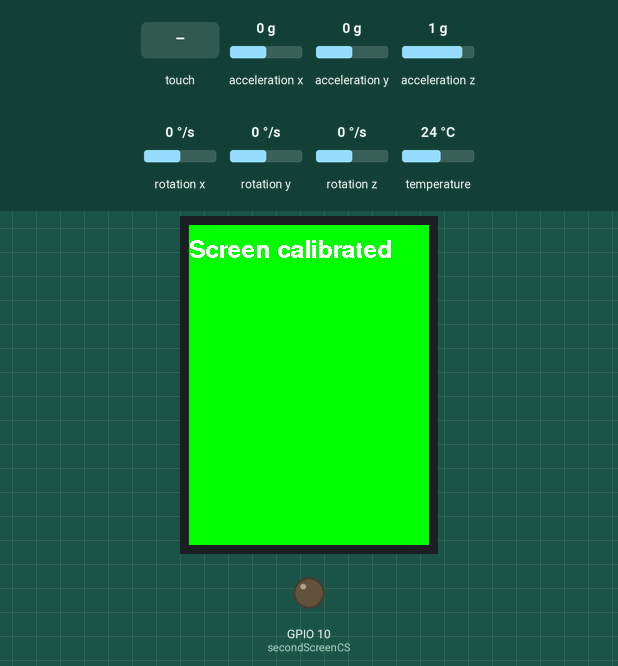
This sketch was run on a simulated ESP32-S3. On the bench: 240×320 colour display, output pins drawn as LEDs (lit = HIGH). The inputs (shaded band) are chosen by the test bench; at power-on: acceleration x 0 g, acceleration y 0 g, acceleration z 1 g, rotation x 0 °/s, rotation y 0 °/s, rotation z 0 °/s, temperature 24 °C. Storage starts empty; pins used as bus, display or sensor lines are not drawn; what the sketch prints to the serial monitor is not drawn.

Above: at 1.9 s.
2.0 s: screen touched at 13 % across, 30 % down
At 2.8 s:
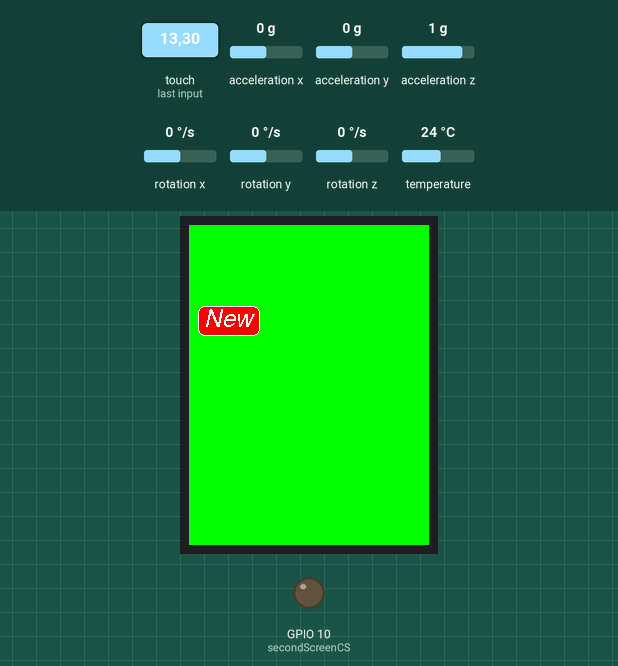
3.6 s: screen touched at 87 % across, 90 % down
At 4.3 s:
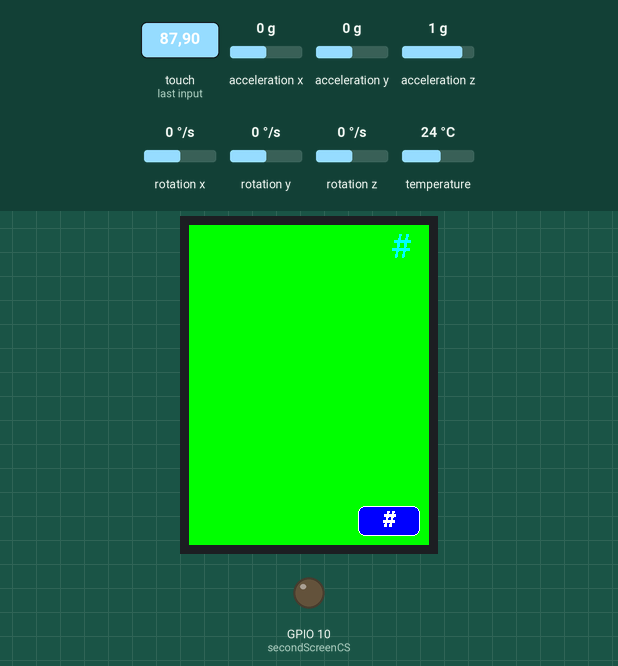
5.2 s: screen touched at 87 % across, 30 % down
At 6.4 s:
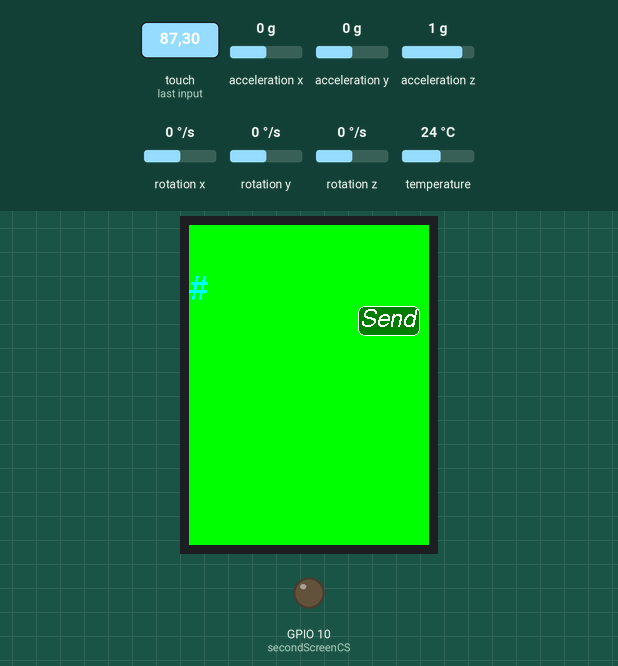
6.8 s: screen touched at 38 % across, 30 % down
At 7.5 s:
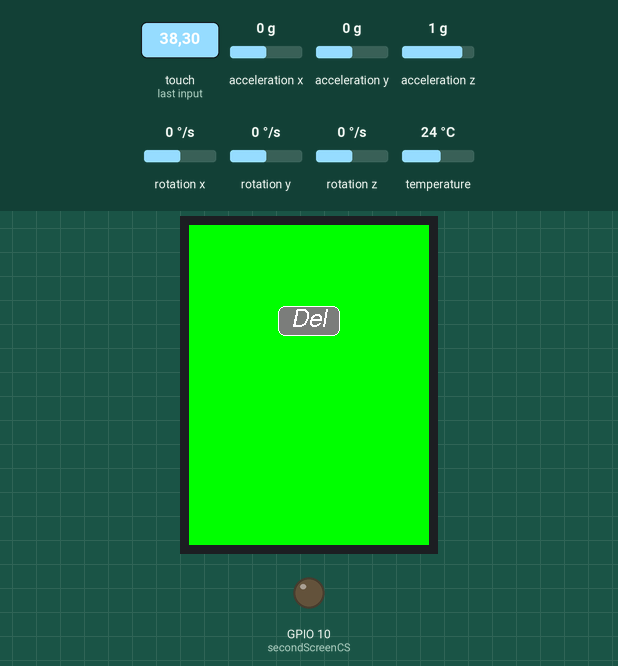
8.4 s: screen touched at 13 % across, 50 % down
At 8.9 s:
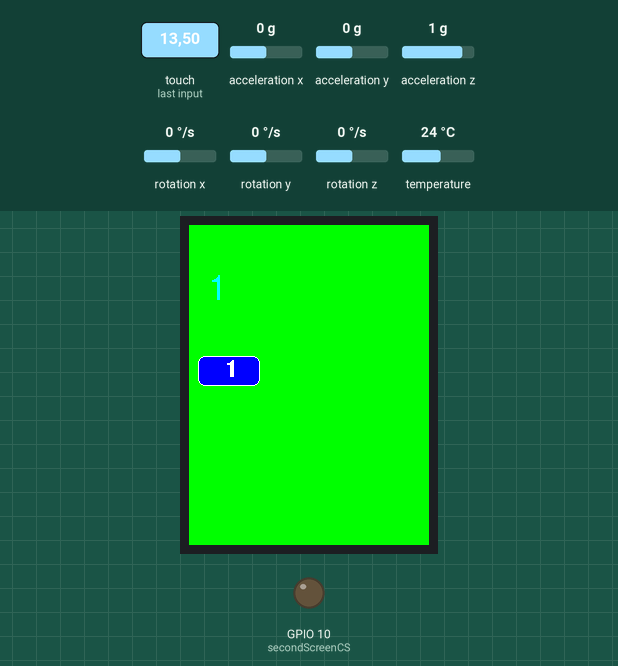
10.0 s: screen touched at 62 % across, 30 % down
At 10.9 s:
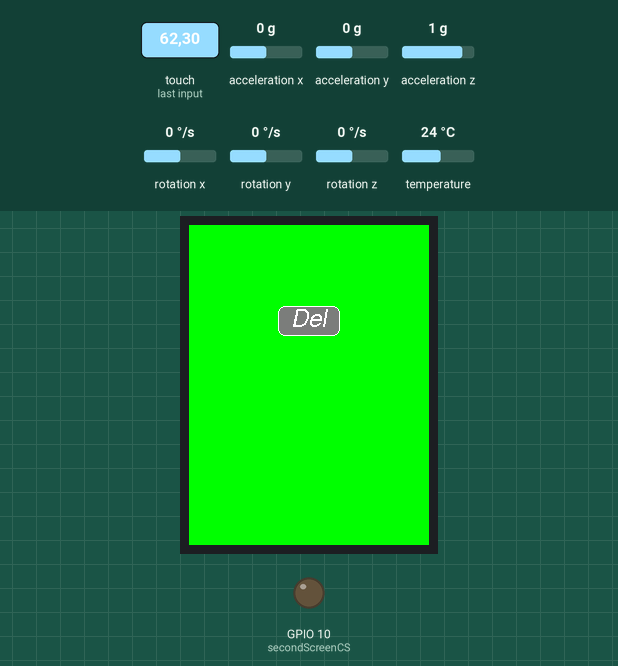
Timing chart, 0 to 12.5 s (numbered marks = the images above; inputs shaded):
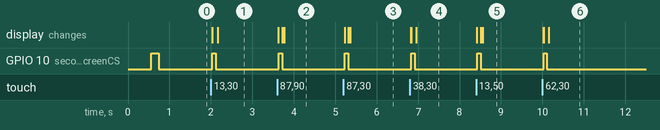

Measured:
- after the input at 2.0 s, GPIO 10 (secondScreenCS): LOW → HIGH at once, → LOW 0.08 s later; the display: first changes at once (image 1 shows a later state)
- after the input at 3.6 s, GPIO 10 (secondScreenCS): LOW → HIGH at once, → LOW 0.08 s later; the display: first changes at once (image 2 shows a later state)
- after the input at 5.2 s, GPIO 10 (secondScreenCS): LOW → HIGH at once, → LOW 0.08 s later; the display: first changes at once (image 3 shows a later state)
- after the input at 6.8 s, GPIO 10 (secondScreenCS): LOW → HIGH at once, → LOW 0.08 s later; the display: first changes at once (image 4 shows a later state)
- after the input at 8.4 s, GPIO 10 (secondScreenCS): LOW → HIGH at once, → LOW 0.08 s later; the display: first changes at once (image 5 shows a later state)
- after the input at 10.0 s, GPIO 10 (secondScreenCS): LOW → HIGH at once, → LOW 0.08 s later; the display: first changes at once (image 6 shows a later state)

The sketch:

DoubleDisplay_Touch.ino
```cpp
/*
  The TFT_eSPI library incorporates an Adafruit_GFX compatible
  button handling class, this sketch is based on the Arduin-o-phone
  example.

  This example displays a keypad where numbers can be entered and
  sent to the Serial Monitor window.

  The sketch has been tested on the ESP8266 (which supports SPIFFS)

  The minimum screen size is 320 x 240 as that is the keypad size.
*/

// The SPIFFS (FLASH filing system) is used to hold touch screen
// calibration data

#include "FS.h"

#include <SPI.h>
#include <TFT_eSPI.h>      // Hardware-specific library

#define firstScreenCS 9
#define secondScreenCS 10

TFT_eSPI tft = TFT_eSPI(); // Invoke custom library

#include <Adafruit_MPU6050.h>
#include <Adafruit_Sensor.h>
#include <Wire.h>

Adafruit_MPU6050 mpu;

int sda_pin = 17; // GPIO8 as I2C SDA
int scl_pin = 18; // GPIO9 as I2C SCL

bool disp = false;
bool hasRun = false;
int timer = 0;

// This is the file name used to store the calibration data
// You can change this to create new calibration files.
// The SPIFFS file name must start with "/".
#define CALIBRATION_FILE "/TouchCalData1"

// Set REPEAT_CAL to true instead of false to run calibration
// again, otherwise it will only be done once.
// Repeat calibration if you change the screen rotation.
#define REPEAT_CAL false

// Keypad start position, key sizes and spacing
#define KEY_X 40 // Centre of key
#define KEY_Y 96
#define KEY_W 62 // Width and height
#define KEY_H 30
#define KEY_SPACING_X 18 // X and Y gap
#define KEY_SPACING_Y 20
#define KEY_TEXTSIZE 1   // Font size multiplier

// Using two fonts since numbers are nice when bold
#define LABEL1_FONT &FreeSansOblique12pt7b // Key label font 1
#define LABEL2_FONT &FreeSansBold12pt7b    // Key label font 2

// Numeric display box size and location
#define DISP_X 1
#define DISP_Y 10
#define DISP_W 238
#define DISP_H 50
#define DISP_TSIZE 3
#define DISP_TCOLOR TFT_CYAN

// Number length, buffer for storing it and character index
#define NUM_LEN 12
char numberBuffer[NUM_LEN + 1] = "";
uint8_t numberIndex = 0;

// We have a status line for messages
#define STATUS_X 120 // Centred on this
#define STATUS_Y 65

int tolerance = 4;
char* hor[4] = {"A", "B", "F", "E"};
char* ver[4] = {"A", "C", "F", "D"};
uint16_t hcolors[4] = {TFT_RED, TFT_GREEN, TFT_VIOLET, TFT_BLUE,};
uint16_t vcolors[4] = {TFT_RED, TFT_YELLOW, TFT_VIOLET, TFT_ORANGE,};
int horstate = 0;
int verstate = 0;

// Create 15 keys for the keypad
char keyLabel[15][5] = {"New", "Del", "Send", "1", "2", "3", "4", "5", "6", "7", "8", "9", ".", "0", "#" };
uint16_t keyColor[15] = {TFT_RED, TFT_DARKGREY, TFT_DARKGREEN,
                         TFT_BLUE, TFT_BLUE, TFT_BLUE,
                         TFT_BLUE, TFT_BLUE, TFT_BLUE,
                         TFT_BLUE, TFT_BLUE, TFT_BLUE,
                         TFT_BLUE, TFT_BLUE, TFT_BLUE
                        };

// Invoke the TFT_eSPI button class and create all the button objects
TFT_eSPI_Button key[15];

//------------------------------------------------------------------------------------------

void setup() {
  // Use serial port
  Serial.begin(9600);

  pinMode(firstScreenCS, OUTPUT);
  digitalWrite(firstScreenCS, HIGH);

  pinMode(secondScreenCS, OUTPUT);
  digitalWrite(secondScreenCS, HIGH);

  // We need to 'init' both displays
  // at the same time. so set both cs pins low
  digitalWrite(firstScreenCS, LOW);
  digitalWrite(secondScreenCS, LOW);

  // Initialise the TFT screen
  tft.init();

  // Set both cs pins HIGH, or 'inactive'
  digitalWrite(firstScreenCS, HIGH);
  digitalWrite(secondScreenCS, HIGH);

  digitalWrite(secondScreenCS, LOW);

  // Set the rotation before we calibrate
  tft.setRotation(1);

  // Calibrate the touch screen and retrieve the scaling factors
  touch_calibrate();

  // Clear the screen
  tft.fillScreen(TFT_BLACK);

  // Draw keypad background
  tft.fillRect(0, 0, 240, 320, TFT_DARKGREY);

  // Draw number display area and frame
  tft.fillRect(DISP_X, DISP_Y, DISP_W, DISP_H, TFT_BLACK);
  tft.drawRect(DISP_X, DISP_Y, DISP_W, DISP_H, TFT_WHITE);

  // Draw keypad
  drawKeypad();

  digitalWrite(secondScreenCS, HIGH);

  digitalWrite(firstScreenCS, LOW);
  tft.setRotation(2);
  tft.fillScreen(TFT_GREEN);
  tft.print("Screen calibrated");
  // set the cs pin back to HIGH when finished
  // with this particular display
  digitalWrite(firstScreenCS, HIGH);

  Wire.setPins(sda_pin, scl_pin); // Set the I2C pins before begin
  Wire.begin(); // join i2c bus (address optional for master)

  Serial.begin(115200);
  while (!Serial)
    delay(10); // will pause Zero, Leonardo, etc until serial console opens

  Serial.println("Adafruit MPU6050 test!");

  // Try to initialize!
  if (!mpu.begin()) {
    Serial.println("Failed to find MPU6050 chip");
    while (1) {
      delay(10);
    }
  }
  Serial.println("MPU6050 Found!");

  mpu.setAccelerometerRange(MPU6050_RANGE_8_G);
  Serial.print("Accelerometer range set to: ");
  switch (mpu.getAccelerometerRange()) {
  case MPU6050_RANGE_2_G:
    Serial.println("+-2G");
    break;
  case MPU6050_RANGE_4_G:
    Serial.println("+-4G");
    break;
  case MPU6050_RANGE_8_G:
    Serial.println("+-8G");
    break;
  case MPU6050_RANGE_16_G:
    Serial.println("+-16G");
    break;
  }
  mpu.setGyroRange(MPU6050_RANGE_500_DEG);
  Serial.print("Gyro range set to: ");
  switch (mpu.getGyroRange()) {
  case MPU6050_RANGE_250_DEG:
    Serial.println("+- 250 deg/s");
    break;
  case MPU6050_RANGE_500_DEG:
    Serial.println("+- 500 deg/s");
    break;
  case MPU6050_RANGE_1000_DEG:
    Serial.println("+- 1000 deg/s");
    break;
  case MPU6050_RANGE_2000_DEG:
    Serial.println("+- 2000 deg/s");
    break;
  }

  mpu.setFilterBandwidth(MPU6050_BAND_21_HZ);
  Serial.print("Filter bandwidth set to: ");
  switch (mpu.getFilterBandwidth()) {
  case MPU6050_BAND_260_HZ:
    Serial.println("260 Hz");
    break;
  case MPU6050_BAND_184_HZ:
    Serial.println("184 Hz");
    break;
  case MPU6050_BAND_94_HZ:
    Serial.println("94 Hz");
    break;
  case MPU6050_BAND_44_HZ:
    Serial.println("44 Hz");
    break;
  case MPU6050_BAND_21_HZ:
    Serial.println("21 Hz");
    break;
  case MPU6050_BAND_10_HZ:
    Serial.println("10 Hz");
    break;
  case MPU6050_BAND_5_HZ:
    Serial.println("5 Hz");
    break;
  }

  Serial.println("");
  delay(100);
  //tft.sleep(disp);
}

//------------------------------------------------------------------------------------------

void loop(void) {

  //timer++;
  /* Get new sensor events with the readings */
  sensors_event_t a, g, temp;
  mpu.getEvent(&a, &g, &temp);

  digitalWrite(secondScreenCS, LOW);
  uint16_t t_x = 0, t_y = 0; // To store the touch coordinates

  // Pressed will be set true is there is a valid touch on the screen
  bool pressed = tft.getTouch(&t_x, &t_y);

  // / Check if any key coordinate boxes contain the touch coordinates
  for (uint8_t b = 0; b < 15; b++) {
    if (pressed && key[b].contains(t_x, t_y)) {
      key[b].press(true);  // tell the button it is pressed
    } else {
      key[b].press(false);  // tell the button it is NOT pressed
    }
  }

  // Check if any key has changed state
  for (uint8_t b = 0; b < 15; b++) {

    if (b < 3) tft.setFreeFont(LABEL1_FONT);
    else tft.setFreeFont(LABEL2_FONT);

    if (key[b].justReleased()) key[b].drawButton();     // draw normal

    if (key[b].justPressed()) {
      key[b].drawButton(true);  // draw invert

      // if a numberpad button, append the relevant # to the numberBuffer
      if (b >= 3) {
        if (numberIndex < NUM_LEN) {
          numberBuffer[numberIndex] = keyLabel[b][0];
          numberIndex++;
          numberBuffer[numberIndex] = 0; // zero terminate
        }
        status(""); // Clear the old status
      }

      // Del button, so delete last char
      if (b == 1) {
        numberBuffer[numberIndex] = 0;
        if (numberIndex > 0) {
          numberIndex--;
          numberBuffer[numberIndex] = 0;//' ';
        }
        status(""); // Clear the old status
      }

      if (b == 2) {
        status("Sent value to serial port");
        Serial.println(numberBuffer);
      }
      // we dont really check that the text field makes sense
      // just try to call
      if (b == 0) {
        status("Value cleared");
        numberIndex = 0; // Reset index to 0
        numberBuffer[numberIndex] = 0; // Place null in buffer
      }

      // Update the number display field
      tft.setTextDatum(TL_DATUM);        // Use top left corner as text coord datum
      tft.setFreeFont(&FreeSans18pt7b);  // Choose a nice font that fits box
      tft.setTextColor(DISP_TCOLOR);     // Set the font colour

      // Draw the string, the value returned is the width in pixels
      int xwidth = tft.drawString(numberBuffer, DISP_X + 4, DISP_Y + 12);

      // Now cover up the rest of the line up by drawing a black rectangle.  No flicker this way
      // but it will not work with italic or oblique fonts due to character overlap.
      tft.fillRect(DISP_X + 4 + xwidth, DISP_Y + 1, DISP_W - xwidth - 5, DISP_H - 2, TFT_BLACK);

      delay(10); // UI debouncing
      digitalWrite(secondScreenCS, HIGH);

      digitalWrite(firstScreenCS, LOW);
      tft.setRotation(2);
      tft.fillScreen(TFT_GREEN);
      tft.print(String(numberBuffer));
      // set the cs pin back to HIGH when finished
      // with this particular display
      digitalWrite(firstScreenCS, HIGH);
    }
  }

  /* Print out the values */
  Serial.print("Acceleration X: ");
  Serial.print(a.acceleration.x);
  Serial.print(", Y: ");
  Serial.print(a.acceleration.y);
  Serial.print(", Z: ");
  Serial.print(a.acceleration.z);
  Serial.println(" m/s^2");

  Serial.print("Rotation X: ");
  Serial.print(g.gyro.x);
  Serial.print(", Y: ");
  Serial.print(g.gyro.y);
  Serial.print(", Z: ");
  Serial.print(g.gyro.z);
  Serial.println(" rad/s");

  Serial.print("Temperature: ");
  Serial.print(temp.temperature);
  Serial.println(" degC");

  Serial.println("");


  /*if (hasRun == false) {
    checkDisp(a.acceleration.y);
  }

  // Display goes to sleep after count of 10000
  if (timer > 1000 and a.acceleration.y => -0.5) {
    timer = 0;
    disp = false;
    hasRun = false;
    //tft.sleep(disp);
  }*/

  if (g.gyro.z >= tolerance) {
    if (horstate - 1 < 0) {
      horstate = 3;
    }
    else{
      horstate = horstate - 1;
    }
    dispOptHor(horstate);
  }
  else if (g.gyro.z <= -tolerance) {
    if (horstate + 1 > 3) {
      horstate = 0;
    }
    else{
      horstate = horstate + 1;
    }
    dispOptHor(horstate);
  }
  if (g.gyro.y >= tolerance) {
    if (verstate - 1 < 0) {
      verstate = 3;
    }
    else{
      verstate = verstate - 1;
    }
    dispOptVer(verstate);
  }
  else if (g.gyro.y <= -tolerance) {
    if (verstate + 1 > 3) {
      verstate = 0;
    }
    else{
      verstate = verstate + 1;
    }
    dispOptVer(verstate);
  }

  //Serial.print(timer);
  Serial.print("\n");
}

//------------------------------------------------------------------------------------------

void drawKeypad()
{
  // Draw the keys
  for (uint8_t row = 0; row < 5; row++) {
    for (uint8_t col = 0; col < 3; col++) {
      uint8_t b = col + row * 3;

      if (b < 3) tft.setFreeFont(LABEL1_FONT);
      else tft.setFreeFont(LABEL2_FONT);

      key[b].initButton(&tft, KEY_X + col * (KEY_W + KEY_SPACING_X),
                        KEY_Y + row * (KEY_H + KEY_SPACING_Y), // x, y, w, h, outline, fill, text
                        KEY_W, KEY_H, TFT_WHITE, keyColor[b], TFT_WHITE,
                        keyLabel[b], KEY_TEXTSIZE);
      key[b].drawButton();
    }
  }
}

//------------------------------------------------------------------------------------------

void touch_calibrate()
{
  uint16_t calData[5];
  uint8_t calDataOK = 0;

  digitalWrite(firstScreenCS, LOW);
  tft.setRotation(2);
  tft.fillScreen(TFT_RED);
  tft.print("Screen calibrating");
  // set the cs pin back to HIGH when finished
  // with this particular display
  digitalWrite(firstScreenCS, HIGH);

  // check file system exists
  if (!SPIFFS.begin()) {
    Serial.println("formatting file system");
    SPIFFS.format();
    SPIFFS.begin();
  }

  // check if calibration file exists and size is correct
  if (SPIFFS.exists(CALIBRATION_FILE)) {
    if (REPEAT_CAL)
    {
      // Delete if we want to re-calibrate
      SPIFFS.remove(CALIBRATION_FILE);
    }
    else
    {
      File f = SPIFFS.open(CALIBRATION_FILE, "r");
      if (f) {
        if (f.readBytes((char *)calData, 14) == 14)
          calDataOK = 1;
        f.close();
      }
    }
  }

  if (calDataOK && !REPEAT_CAL) {
    // calibration data valid
    tft.setTouch(calData);
  } else {
    // data not valid so recalibrate
    tft.fillScreen(TFT_BLACK);
    tft.setCursor(20, 0);
    tft.setTextFont(2);
    tft.setTextSize(1);
    tft.setTextColor(TFT_WHITE, TFT_BLACK);

    tft.println("Touch corners as indicated");

    tft.setTextFont(1);
    tft.println();

    if (REPEAT_CAL) {
      tft.setTextColor(TFT_RED, TFT_BLACK);
      tft.println("Set REPEAT_CAL to false to stop this running again!");
    }

    tft.calibrateTouch(calData, TFT_MAGENTA, TFT_BLACK, 15);

    tft.setTextColor(TFT_GREEN, TFT_BLACK);
    tft.println("Calibration complete!");

    // store data
    File f = SPIFFS.open(CALIBRATION_FILE, "w");
    if (f) {
      f.write((const unsigned char *)calData, 14);
      f.close();
    }
  }
}

//------------------------------------------------------------------------------------------

// Print something in the mini status bar
void status(const char *msg) {
  tft.setTextPadding(240);
  //tft.setCursor(STATUS_X, STATUS_Y);
  tft.setTextColor(TFT_WHITE, TFT_DARKGREY);
  tft.setTextFont(0);
  tft.setTextDatum(TC_DATUM);
  tft.setTextSize(1);
  tft.drawString(msg, STATUS_X, STATUS_Y);
}

//------------------------------------------------------------------------------------------

void checkDisp(float x) {
  if (x < -0.5) {
    disp = true;
    Serial.print("screen waking");
    hasRun = true;
    setup();
  }
}

void dispOptHor(int option) {
  digitalWrite(firstScreenCS, LOW);
  tft.fillScreen(hcolors[option]);
  tft.setRotation(1);
  tft.setCursor(150, 120);
  tft.setTextSize(3);
  tft.println(hor[option]);
  digitalWrite(firstScreenCS, HIGH);
}

void dispOptVer(int option) {
  digitalWrite(firstScreenCS, LOW);
  tft.fillScreen(vcolors[option]);
  tft.setRotation(1);
  tft.setCursor(150, 120);
  tft.setTextSize(3);
  tft.println(ver[option]);
  digitalWrite(firstScreenCS, HIGH);
}
```
